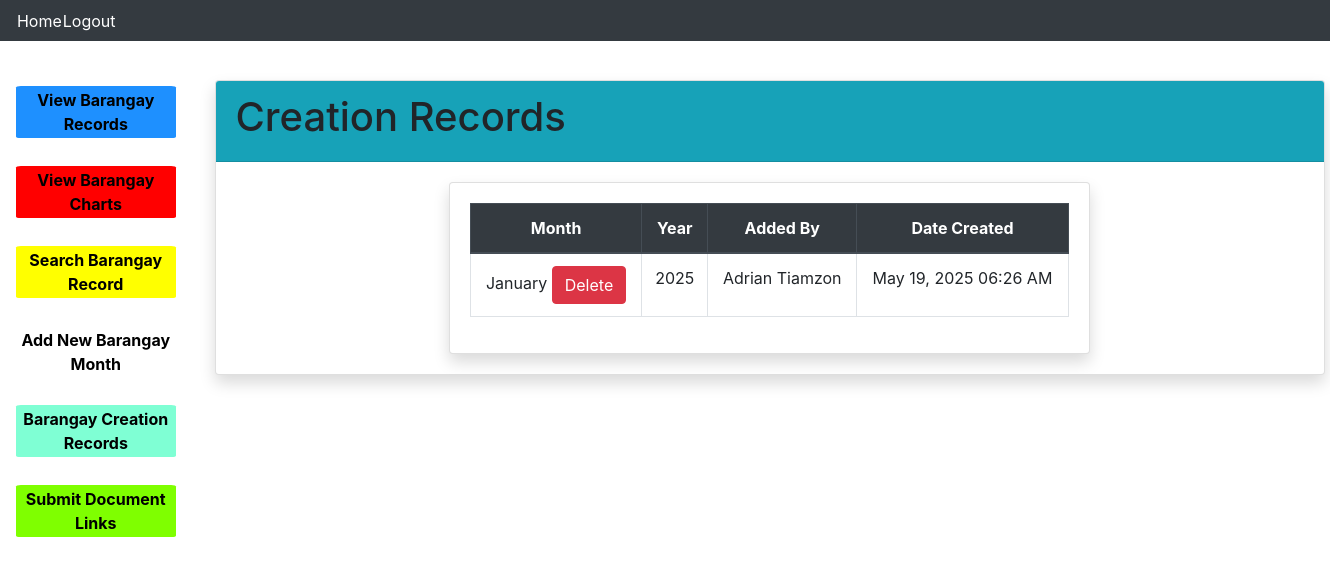
The app's page /barangay_creation_records (signed in) with its own data.
### website/models.py (models this page shows)
class Brngy_files4(db.Model):
    id = db.Column(db.Integer, primary_key=True)
    year = db.Column(db.Integer)
    month = db.Column(db.String(10000))
    added_by = db.Column(db.String(10000))
    barang_name = db.Column(db.String(10000))
    road_clearing = db.Column(db.String(10000))
    kp = db.Column(db.String(10000))
    vawc = db.Column(db.String(10000))
    first_time_job_seeking = db.Column(db.String(10000))
    bfdp = db.Column(db.String(10000))
    kasambahay = db.Column(db.String(10000))
    manila_bay_w1 = db.Column(db.String(10000))
    manila_bay_w2 = db.Column(db.String(10000))
    manila_bay_w3 = db.Column(db.String(10000))
    manila_bay_w4 = db.Column(db.String(10000))
    manila_bay_w5 = db.Column(db.String(10000))
    kalinisan_w1 = db.Column(db.String(10000))
    kalinisan_w2 = db.Column(db.String(10000))
    kalinisan_w3 = db.Column(db.String(10000))
    kalinisan_w4 = db.Column(db.String(10000))
    kalinisan_w5 = db.Column(db.String(10000))
    date = db.Column(db.DateTime(timezone=True), default=func.now())
    links = db.relationship('SubjectLinks3', backref='barangay', lazy=True)

### website/views.py (the view)
@views.route('/barangay_creation_records', methods=['GET', 'POST'])
@login_required
def barangay_creation_records():
    subquery = (
        db.session.query(
            Brngy_files4.month,
            Brngy_files4.year,
            func.min(Brngy_files4.id).label("min_id")
        )
        .group_by(Brngy_files4.month, Brngy_files4.year)
        .subquery()
    )
    barang_files = (
        db.session.query(Brngy_files4)
        .join(subquery, Brngy_files4.id == subquery.c.min_id)
        .order_by(Brngy_files4.date.desc())  # This line does the magic
        .all()
    )
    return render_template("barangay_creation_records.html", user=current_user, barang_files=barang_files)

### website/templates/barangay_creation_records.html (shortened to what this page needs)
{% extends "base.html" %} {% block title %}Home{% endblock %} {% block content%}
<div class="card shadow" style="width: 100%;">
    <div class="card-header bg-info text-black font-weight-bold">
    <h1>Creation Records</h1>
    </div>
    <div class="card-body">
        <div class="d-flex justify-content-center">
            <div class="card shadow" style="width: 60%;">
                <div class="card-body">
                        <table class="table table-bordered table-hover text-center">
                            <thead class="thead-dark">
                                <tr>
                                    <th>Month</th>
                                    <th>Year</th>
                                    <th>Added By</th>
                                    <th>Date Created</th>
                                </tr>
                            </thead>
                            <tbody>
                                {% for barang in barang_files %}
                                <tr>
                                    <form method="POST" action="/delete_barangay" onsubmit="return confirm('Are you sure you want to proceed?')">
                                        <td>{{ barang.month }} <button type="submit" class="btn btn-danger">Delete</button></td>
                                        <td>{{ barang.year }}</td>
                                        <td>{{ barang.added_by }}</td>
                                        <td>{{ barang.date.strftime("%B %d, %Y %I:%M %p") }}</td>
                                    </form>
                                </tr>
                                {% endfor %}
                            </tbody>
                        </table>
                </div>
            </div>
        </div>
    </div>
</div>
{% endblock %}

### records on screen
Brngy_files4: month "January", year "2025", added_by "Adrian Tiamzon", date "May 19, 2025 06:26 AM"
